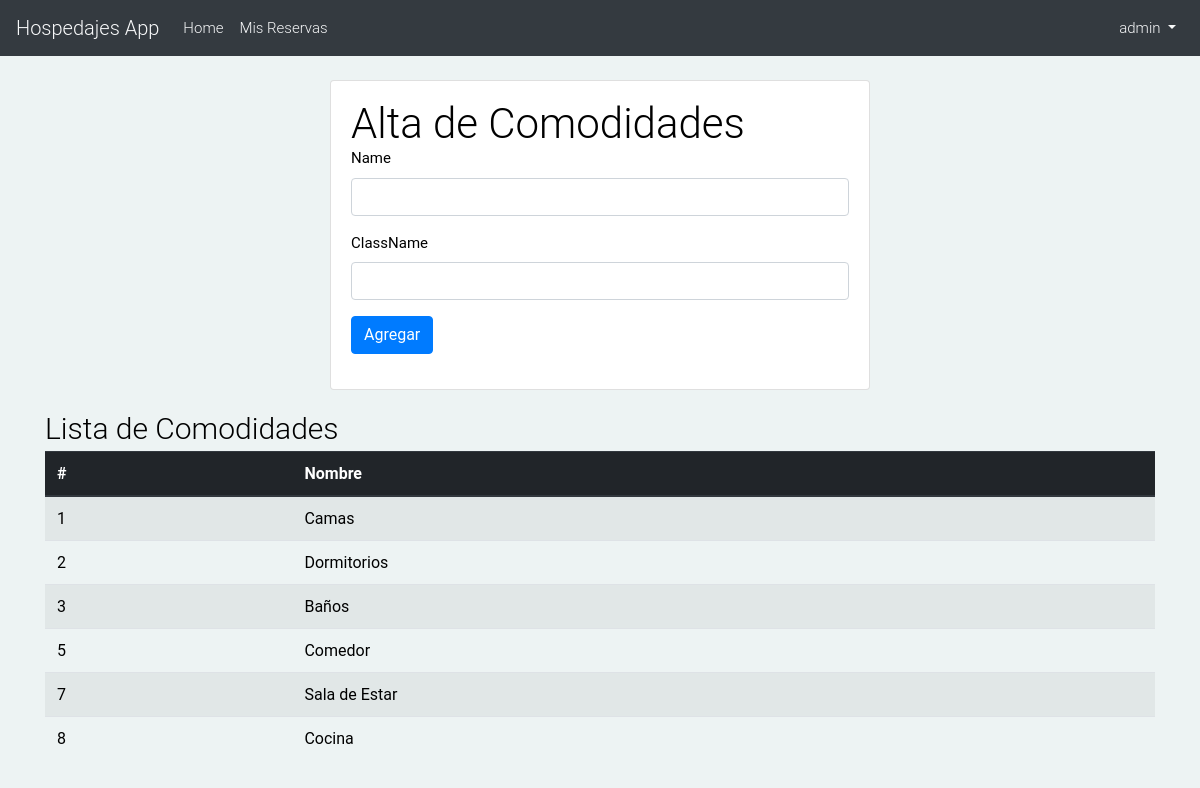
The page /hospedajes/new_comfort/ (signed in) on the database its author committed.
### hospedajes_app/models.py (models this page shows, shortened)
class Comfort(models.Model):
    name = models.CharField(max_length=25, unique=True)
    className = models.CharField(max_length=50, blank=True)
    class Meta:
        verbose_name_plural = 'Comforts'

### hospedajes_app/views.py (the view)
# urls.py: path('new_comfort/', views.comfort_form, name='comfortForm'),
@login_required
@permission_required('hospedajes_app.propertyForm', login_url='login')
def comfort_form(request):
    comforts = Comfort.objects.all()
    if request.method == 'POST':
        form = ComfortForm(request.POST)
        if form.is_valid():
            new_comfort = form.save()
    else:
        form = ComfortForm()
    return render(request, 'hospedajes_app/forms/comfort_form.html', {'comforts': comforts, 'form': form})

### hospedajes_app/forms.py
class ComfortForm(forms.ModelForm):
    class Meta:
        model = Comfort
        fields = ('name', 'className',)

### templates/hospedajes_app/forms/comfort_form.html (shortened to what this page needs)
{% extends 'hospedajes_app/base.html' %}
{% load crispy_forms_tags %}
{% block content %}
    <div class="row justify-content-center">
        <div class="col-6">
          <div class="card">
            <div class="card-body">
              <h2>Alta de Comodidades</h2>
              <form method="post" novalidate>
                {{ form|crispy }}
                <button type="submit" class="btn btn-primary">Agregar</button>
              </form>
            </div>
          </div>
        </div>
    </div>
    <h3 class="mt-3">Lista de Comodidades</h3>
    <table class="table table-striped table-hover table table-responsive-sm">
        {% if comforts %}
        <thead class="thead-dark">
            <tr>
                <th scope="col">#</th>
                <th scope="col">Nombre</th>
            </tr>
        </thead>
        <tbody>
            {% for c in comforts %}
            <tr>
                <td>{{ c.id }}</td>
                <td>{{ c.name }}</td>
            </tr>
            {% endfor %}
            {% else %}
                <h3>No hay comodidades</h3>
            {% endif %}
        </tbody>
    </table>
{% endblock %}

### templates/hospedajes_app/base.html (shortened to what this page needs)
{% load static %}
<html>
    <head>
        <link rel="stylesheet" href="https://stackpath.bootstrapcdn.com/bootstrap/4.1.3/css/bootstrap.min.css">
        <link rel="stylesheet" href="https://use.fontawesome.com/releases/v5.8.2/css/all.css">
        <link rel="stylesheet" href="{% static 'css/style.css' %}">
        <link href="https://code.jquery.com/ui/1.12.1/themes/pepper-grinder/jquery-ui.css" rel="stylesheet"/>
        <link rel="stylesheet" href="{% static 'css/jquery-ui.multidatespicker.css' %}">
    </head>
    <body>
        <nav class="navbar navbar-expand-lg text-light bg-dark mb-4">
            <a class="navbar-brand" href="{% url 'hospedajes_app:index' %}">Hospedajes App</a>
            <div class="collapse navbar-collapse" id="navbarSupportedContent">
                <ul class="navbar-nav mr-auto">
                    <li class="nav-item">
                        <a class="nav-link" href="{% url 'hospedajes_app:index' %}">Home</a>
                    </li>
                    {% if user.is_authenticated %}
                        <li class="nav-item">
                          <a class="nav-link" href="{% url 'hospedajes_app:myBookings' user.username %}">Mis Reservas</a>
                        </li>
                    {% endif %}
                </ul>
                {% if user.is_authenticated %}
                    <ul class="navbar-nav">
                        <li class="nav-item dropdown">
                            <a class="nav-link dropdown-toggle" href="#" id="navbarDropdown" role="button" data-toggle="dropdown" aria-haspopup="true" aria-expanded="false">
                                {{ user.username }}
                            </a>
                        </li>
                    </ul>
                {% else %}
                    <form class="form-inline my-2 my-lg-0">
                        <a href="{% url 'login' %}" class="btn btn-outline-secondary">Log in</a>
                        <a href="{% url 'hospedajes_app:signup' %}" class="btn btn-primary ml-2">Sign up</a>
                    </form>
                {% endif %}
            </div>
        </nav>
        <div class="content container">
            <div class="row">
                <div class="col">
                    {% block content %}
                    {% endblock %}
                </div>
            </div>
        </div>
    </body>
</html>

### static/css/style.css (style rules this page uses)
body { font-size: 15px; font-family: 'Roboto', sans-serif; background: #EDF3F3; color: #000; }
h1, h2, h3, h4, h5, h6, p, a, ul, span, li, img { margin: 0; padding: 0; font-weight: 300; }
h1,h2,h3,h4,h5,h6 { line-height: 1.5; }
h2 { font-size: 2.8em; line-height: 1.1; }
h3 { font-size: 2em; }
a, button { text-decoration: none; color: inherit; transition: all .3s; }

### rows shown on the page
Comfort: id "1", name "Camas"
Comfort: id "2", name "Dormitorios"
Comfort: id "3", name "Baños"
Comfort: id "5", name "Comedor"
Comfort: id "7", name "Sala de Estar"
Comfort: id "8", name "Cocina"

### other values the page prints
{{ user.username }} "admin"
